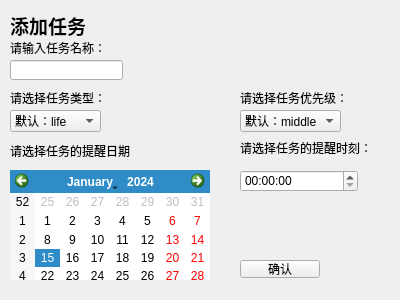
<?xml version="1.0" encoding="UTF-8"?>
<ui version="4.0">
 <class>Add_task</class>
 <widget class="QWidget" name="Add_task">
  <property name="geometry">
   <rect>
    <x>0</x>
    <y>0</y>
    <width>400</width>
    <height>300</height>
   </rect>
  </property>
  <property name="windowTitle">
   <string>Form</string>
  </property>
  <widget class="QCalendarWidget" name="getDate">
   <property name="geometry">
    <rect>
     <x>10</x>
     <y>170</y>
     <width>200</width>
     <height>110</height>
    </rect>
   </property>
  </widget>
  <widget class="QLabel" name="label">
   <property name="geometry">
    <rect>
     <x>10</x>
     <y>10</y>
     <width>91</width>
     <height>31</height>
    </rect>
   </property>
   <property name="text">
    <string>&lt;html&gt;&lt;head/&gt;&lt;body&gt;&lt;p&gt;&lt;span style=&quot; font-size:14pt; font-weight:700;&quot;&gt;添加任务&lt;/span&gt;&lt;/p&gt;&lt;/body&gt;&lt;/html&gt;</string>
   </property>
  </widget>
  <widget class="QLabel" name="label_2">
   <property name="geometry">
    <rect>
     <x>10</x>
     <y>140</y>
     <width>121</width>
     <height>21</height>
    </rect>
   </property>
   <property name="text">
    <string>请选择任务的提醒日期：</string>
   </property>
  </widget>
  <widget class="QLabel" name="label_3">
   <property name="geometry">
    <rect>
     <x>240</x>
     <y>140</y>
     <width>141</width>
     <height>16</height>
    </rect>
   </property>
   <property name="text">
    <string>请选择任务的提醒时刻：</string>
   </property>
  </widget>
  <widget class="QTimeEdit" name="getTime">
   <property name="geometry">
    <rect>
     <x>240</x>
     <y>170</y>
     <width>118</width>
     <height>22</height>
    </rect>
   </property>
  </widget>
  <widget class="QLabel" name="label_4">
   <property name="geometry">
    <rect>
     <x>10</x>
     <y>40</y>
     <width>111</width>
     <height>16</height>
    </rect>
   </property>
   <property name="text">
    <string>请输入任务名称：</string>
   </property>
  </widget>
  <widget class="QLineEdit" name="getName">
   <property name="geometry">
    <rect>
     <x>10</x>
     <y>60</y>
     <width>113</width>
     <height>20</height>
    </rect>
   </property>
  </widget>
  <widget class="QLabel" name="label_5">
   <property name="geometry">
    <rect>
     <x>10</x>
     <y>90</y>
     <width>111</width>
     <height>16</height>
    </rect>
   </property>
   <property name="text">
    <string>请选择任务类型：</string>
   </property>
  </widget>
  <widget class="QComboBox" name="getType">
   <property name="geometry">
    <rect>
     <x>10</x>
     <y>110</y>
     <width>91</width>
     <height>22</height>
    </rect>
   </property>
   <item>
    <property name="text">
     <string>默认：life</string>
    </property>
   </item>
   <item>
    <property name="text">
     <string>study</string>
    </property>
   </item>
   <item>
    <property name="text">
     <string>play</string>
    </property>
   </item>
   <item>
    <property name="text">
     <string>life</string>
    </property>
   </item>
   <item>
    <property name="text">
     <string>work</string>
    </property>
   </item>
  </widget>
  <widget class="QLabel" name="label_6">
   <property name="geometry">
    <rect>
     <x>240</x>
     <y>90</y>
     <width>131</width>
     <height>16</height>
    </rect>
   </property>
   <property name="text">
    <string>请选择任务优先级：</string>
   </property>
  </widget>
  <widget class="QComboBox" name="getPrior">
   <property name="geometry">
    <rect>
     <x>240</x>
     <y>110</y>
     <width>101</width>
     <height>22</height>
    </rect>
   </property>
   <item>
    <property name="text">
     <string>默认：middle</string>
    </property>
   </item>
   <item>
    <property name="text">
     <string>low</string>
    </property>
   </item>
   <item>
    <property name="text">
     <string>middle</string>
    </property>
   </item>
   <item>
    <property name="text">
     <string>high</string>
    </property>
   </item>
   <item>
    <property name="text">
     <string>emergent</string>
    </property>
   </item>
  </widget>
  <widget class="QPushButton" name="submitButton">
   <property name="geometry">
    <rect>
     <x>240</x>
     <y>260</y>
     <width>80</width>
     <height>18</height>
    </rect>
   </property>
   <property name="text">
    <string>确认</string>
   </property>
  </widget>
 </widget>
 <resources/>
 <connections/>
</ui>
